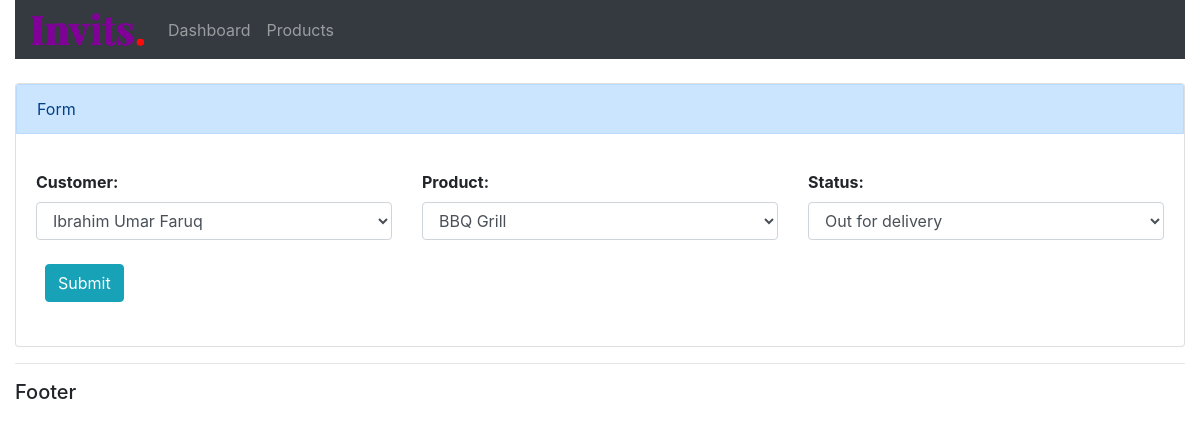
Screenshot of /update_order/3 with the database file from the repository.
### account/models.py (models this page shows, shortened)
class Order(models.Model):
    STATUS = [
        ('Pending', 'Pending'),
        ('Out for delivery', 'Out for delivery'),
        ('Delivered', 'Delivered')
    ]
    customer = models.ForeignKey(
        Customer, null=True, on_delete=models.SET_NULL)
    product = models.ForeignKey(Product, null=True, on_delete=models.SET_NULL)
    status = models.CharField(max_length=18, choices=STATUS)
    date_created = models.DateTimeField(auto_now_add=True)

### account/views.py (the view, shortened to what this page needs)
# urls.py: path('update_order/<int:order_id>', views.update_order, name='update_order'),
def update_order(request, order_id):
    instance = get_object_or_404(Order, id=order_id)
    form = OrderForm(request.POST or None, instance=instance)
    context = {'form': form}
    return render(request, 'account/order_form.html', context)

### account/forms.py
class OrderForm(ModelForm):
    def __init__(self, *args, **kwargs):
        super(ModelForm, self).__init__(*args, **kwargs)
        for field in self.visible_fields():
            field.field.widget.attrs['class'] = 'form-control'
    class Meta:
        model = Order
        fields = '__all__'

### account/models.py (called while the page is built)
    def __str__(self):
        return self.name

    def __str__(self):
        return self.name

### account/templates/account/order_form.html (shortened to what this page needs)
{% extends 'account/main.html' %}
{% block content %}
<div class="card ">
  <div class="card-header alert alert-primary">
    Form
  </div>
  <div class="card-body">
    <form action="" method='POST'>
      <div class="row">
        {% for form in form %}
        <div class="col-md-4">
          <strong>
            {{ form.label_tag }}
          </strong>
          {{ form }}
        </div>
        {% endfor %}
        <div class="row">
          <div class="col-md-12 m-4">
            <input class='btn btn-info' type="submit" value="Submit">
          </div>
        </div>
      </div>
    </form>
  </div>
</div>
{% endblock content %}

### static/css/main.css (style rules this page uses)
body { background-color: #ebeff5; }

### rows the page displays
Order: form "Ibrahim Umar Faruq" "BBQ Grill" "Out for delivery"
